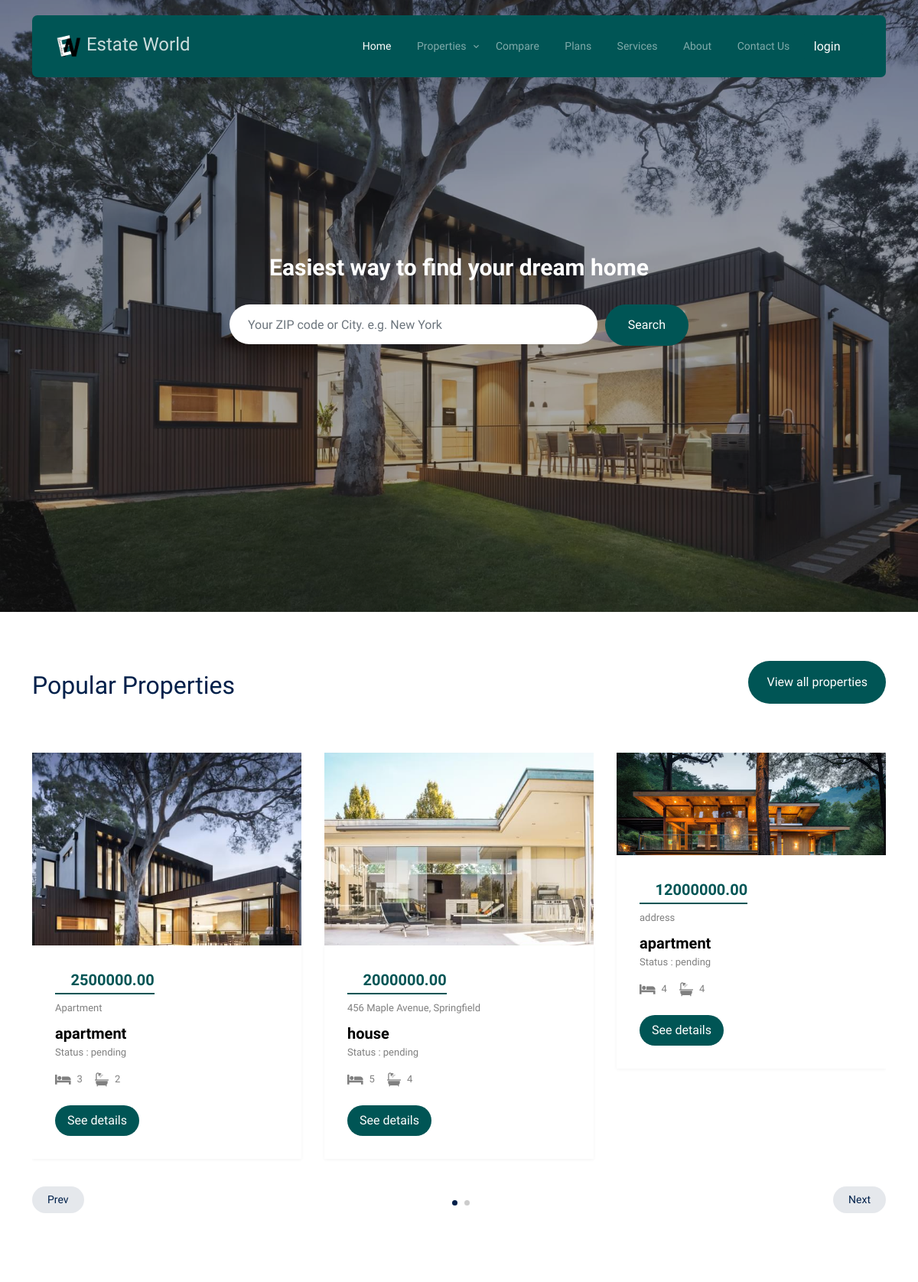
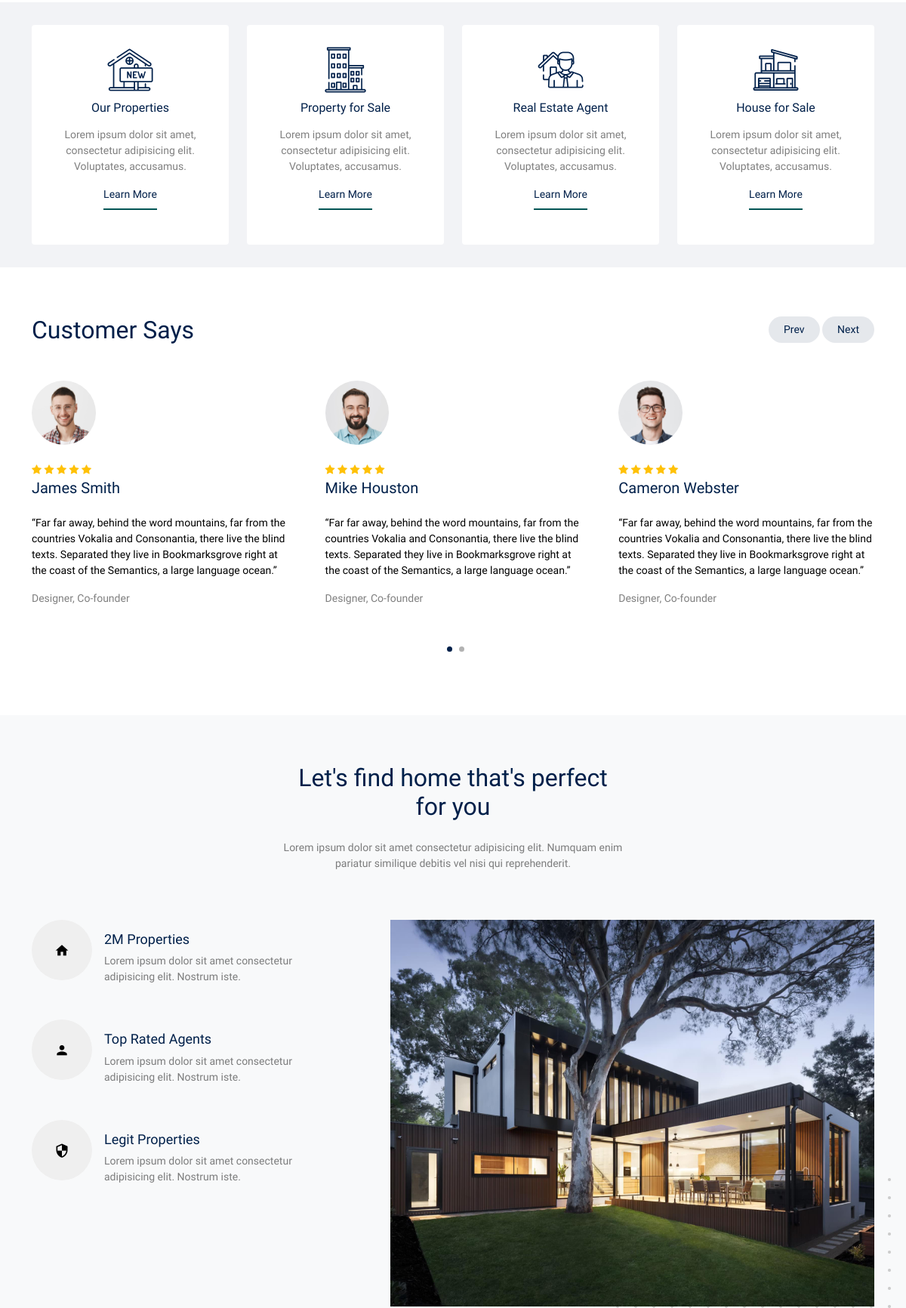
The page /user-panel/main-php/index.php (upper part) on the database its author committed (2 pictures, top to bottom).
### tables this page shows
CREATE TABLE `tbl_property_images` (
  `img_id` int(11) NOT NULL,
  `property_id` int(11) NOT NULL,
  `image_name` varchar(255) NOT NULL
);

CREATE TABLE `tbl_property_listing` (
  `p_id` int(11) NOT NULL,
  `c_id` int(11) DEFAULT NULL,
  `listingFor` varchar(20) NOT NULL,
  `propertyType` varchar(20) NOT NULL,
  `address` varchar(255) NOT NULL,
  `size` int(11) NOT NULL,
  `bedrooms` int(11) NOT NULL,
  `bathrooms` int(11) NOT NULL,
  `yearBuilt` int(11) NOT NULL,
  `furnishing` varchar(20) NOT NULL,
  `availableFrom` date NOT NULL,
  `price` decimal(10,2) NOT NULL,
  `additionalCosts` varchar(255) DEFAULT NULL,
  `interiorFeatures` text DEFAULT NULL,
  `exteriorFeatures` text DEFAULT NULL,
  `specialFeatures` text DEFAULT NULL,
  `nearbyAmenities` text DEFAULT NULL,
  `accessibility` text DEFAULT NULL,
  `description` text NOT NULL,
  `contactName` varchar(255) NOT NULL,
  `contactNumber` varchar(20) NOT NULL,
  `contactEmail` varchar(255) NOT NULL,
  `req_status` varchar(20) DEFAULT 'pending',
  `createdAt` timestamp NOT NULL DEFAULT current_timestamp(),
  `updatedAt` timestamp NOT NULL DEFAULT current_timestamp() ON UPDATE current_timestamp()
);

### function/function.php (called while the page is built, shortened)
<?php
function fetchData($conn, $tableName, $columns = '*', $where = '', $values = [])
{
    $sql = "SELECT $columns FROM $tableName";
    if ($where != '') {
        $sql .= " WHERE $where";
    }
    $stmt = $conn->prepare($sql);
    if (!empty($values)) {
        $types = '';
        foreach ($values as $value) {
            if (is_int($value)) {
                $types .= 'i';
            } elseif (is_float($value)) {
                $types .= 'd';
            } elseif (is_string($value)) {
                $types .= 's';
            } else {
                $types .= 'b';
            }
        }
        $stmt->bind_param($types, ...$values);
    }
    if ($stmt->execute()) {
        $result = $stmt->get_result();
        $data = [];
        while ($row = $result->fetch_assoc()) {
            $data[] = $row;
        }
    } else {
        die("Execute failed: " . $stmt->error);
    }
    return $data;
}
?>

### globalvar/globalvariable.php (called while the page is built, shortened)
<?php
$upanToUploads = "../../uploads/";
$propImagesToUpan = $upanToUploads . "property_images/";

### user-panel/main-php/index.php (the view, shortened to what this page needs)
<?php include '../../globalvar/globalvariable.php'; ?>
<?php include $connToPan . 'config.php'; ?>
<?php include $mphpToInc . 'header.php'; ?>
<?php include $funToPan . 'function.php'; ?>
<?php include $mphpToInc . 'navbar.php'; ?>
<div class="hero">
  <div class="container">
    <div class="row justify-content-center align-items-center">
      <div class="col-lg-9 text-center">
        <h1 class="heading" data-aos="fade-up">
          Easiest way to find your dream home
        </h1>
        <form action="#" class="narrow-w form-search d-flex align-items-stretch mb-3" data-aos="fade-up"
          data-aos-delay="200">
          <input type="text" class="form-control px-4" placeholder="Your ZIP code or City. e.g. New York"
            name="searchBar" />
          <button type="submit" class="btn btn-primary">Search</button>
        </form>
      </div>
    </div>
  </div>
</div>
<div class="section">
  <div class="container">
    <div class="row mb-5 align-items-center">
      <div class="col-lg-6">
        <h2 class="font-weight-bold text-primary heading">
          Popular Properties
        </h2>
      </div>
      <div class="col-lg-6 text-lg-end">
        <p>
          <a href="#" target="_blank" class="btn btn-primary text-white py-3 px-4">View all properties</a>
        </p>
      </div>
    </div>
    <div class="row">
      <div class="col-12">
        <div class="property-slider-wrap">
          <div class="property-slider">
            <?php
            $data = fetchData($conn, 'tbl_property_listing', '*');
            foreach ($data as $row) {
              $p_id = $row['p_id'];
              ?>
              <div class="property-item">
                <a href="property-single.php" class="img">
                  <?php
                  $where2 = 'property_id = ?';
                  $values2 = [$p_id];
                  $data2 = fetchData($conn, 'tbl_property_images', '*', $where2, $values2);
                  $count = 0;
                  foreach ($data2 as $row2) {
                    $count++;
                    if ($count > 1) {
                      break;
                    } else {
                      ?>
                      <img src="<?php echo $propImagesToUpan . $row2['image_name']; ?>" alt="Image" class="img-fluid" />
                      <?php
                    }
                  }
                  ?>
                </a>
                <div class="property-content">
                  <div class="price mb-2"><span><i class="fa-solid fa-indian-rupee-sign fa-bounce"></i>
                      <?php echo $row['price']; ?></span></div>
                  <div>
                    <span class="d-block mb-2 text-black-50"><?php echo $row['address']; ?></span>
                    <span class="city d-block"><?php echo $row['propertyType']; ?></span>
                    <span class="d-block mb-3"> Status : <?php echo $row['req_status']; ?></span>
                    <div class="specs d-flex mb-4">
                      <span class="d-block d-flex align-items-center me-3">
                        <span class="icon-bed me-2"></span>
                        <span class="caption"><?php echo $row['bedrooms']; ?></span>
                      </span>
                      <span class="d-block d-flex align-items-center">
                        <span class="icon-bath me-2"></span>
                        <span class="caption"><?php echo $row['bathrooms']; ?></span>
                      </span>
                    </div>
                    <a href="property-single.php?p_id=<?php echo $p_id; ?>" class="btn btn-primary py-2 px-3"
                      title="See the Details of the Property">See
                      details</a>
                  </div>
                </div>
              </div>
            <?php } ?>
          </div>
          <div id="property-nav" class="controls" tabindex="0" aria-label="Carousel Navigation">
            <span class="prev" data-controls="prev" aria-controls="property" tabindex="-1">Prev</span>
            <span class="next" data-controls="next" aria-controls="property" tabindex="-1">Next</span>
          </div>
        </div>
      </div>
    </div>
  </div>
</div>
<section class="features-1">
  <div class="container">
    <div class="row">
      <div class="col-6 col-lg-3" data-aos="fade-up" data-aos-delay="300">
        <div class="box-feature">
          <span class="flaticon-house"></span>
          <h3 class="mb-3">Our Properties</h3>
          <p>
            Lorem ipsum dolor sit amet, consectetur adipisicing elit.
            Voluptates, accusamus.
          </p>
          <p><a href="#" class="learn-more">Learn More</a></p>
        </div>
      </div>
      <div class="col-6 col-lg-3" data-aos="fade-up" data-aos-delay="500">
        <div class="box-feature">
          <span class="flaticon-building"></span>
          <h3 class="mb-3">Property for Sale</h3>
          <p>
            Lorem ipsum dolor sit amet, consectetur adipisicing elit.
            Voluptates, accusamus.
          </p>
          <p><a href="#" class="learn-more">Learn More</a></p>
        </div>
      </div>
      <div class="col-6 col-lg-3" data-aos="fade-up" data-aos-delay="400">
        <div class="box-feature">
          <span class="flaticon-house-3"></span>
          <h3 class="mb-3">Real Estate Agent</h3>
          <p>
            Lorem ipsum dolor sit amet, consectetur adipisicing elit.
            Voluptates, accusamus.
          </p>
          <p><a href="#" class="learn-more">Learn More</a></p>
        </div>
      </div>
      <div class="col-6 col-lg-3" data-aos="fade-up" data-aos-delay="600">
        <div class="box-feature">
          <span class="flaticon-house-1"></span>
          <h3 class="mb-3">House for Sale</h3>
          <p>
            Lorem ipsum dolor sit amet, consectetur adipisicing elit.
            Voluptates, accusamus.
          </p>
          <p><a href="#" class="learn-more">Learn More</a></p>
        </div>
      </div>
    </div>
  </div>
</section>
<div class="section sec-testimonials">
  <div class="container">
    <div class="row mb-5 align-items-center">
      <div class="col-md-6">
        <h2 class="font-weight-bold heading text-primary mb-4 mb-md-0">
          Customer Says
        </h2>
      </div>
      <div class="col-md-6 text-md-end">
        <div id="testimonial-nav">
          <span class="prev" data-controls="prev">Prev</span>
          <span class="next" data-controls="next">Next</span>
        </div>
      </div>
    </div>
    <div class="testimonial-slider-wrap">
      <div class="testimonial-slider">
        <div class="item">
          <div class="testimonial">
            <img src="../images/person_1-min.jpg" alt="Image" class="img-fluid rounded-circle w-25 mb-4" />
            <div class="rate">
              <span class="icon-star text-warning"></span>
              <span class="icon-star text-warning"></span>
              <span class="icon-star text-warning"></span>
              <span class="icon-star text-warning"></span>
              <span class="icon-star text-warning"></span>
            </div>
            <h3 class="h5 text-primary mb-4">James Smith</h3>
            <blockquote>
              <p>
                &ldquo;Far far away, behind the word mountains, far from the
                countries Vokalia and Consonantia, there live the blind
                texts. Separated they live in Bookmarksgrove right at the
                coast of the Semantics, a large language ocean.&rdquo;
              </p>
            </blockquote>
            <p class="text-black-50">Designer, Co-founder</p>
          </div>
        </div>
        <div class="item">
          <div class="testimonial">
            <img src="../images/person_2-min.jpg" alt="Image" class="img-fluid rounded-circle w-25 mb-4" />
            <div class="rate">
              <span class="icon-star text-warning"></span>
              <span class="icon-star text-warning"></span>
              <span class="icon-star text-warning"></span>
              <span class="icon-star text-warning"></span>
              <span class="icon-star text-warning"></span>
            </div>
            <h3 class="h5 text-primary mb-4">Mike Houston</h3>
            <blockquote>
              <p>
                &ldquo;Far far away, behind the word mountains, far from the
                countries Vokalia and Consonantia, there live the blind
                texts. Separated they live in Bookmarksgrove right at the
                coast of the Semantics, a large language ocean.&rdquo;
              </p>
            </blockquote>
            <p class="text-black-50">Designer, Co-founder</p>
          </div>
        </div>
        <div class="item">
          <div class="testimonial">
            <img src="../images/person_3-min.jpg" alt="Image" class="img-fluid rounded-circle w-25 mb-4" />
            <div class="rate">
              <span class="icon-star text-warning"></span>
              <span class="icon-star text-warning"></span>
              <span class="icon-star text-warning"></span>
              <span class="icon-star text-warning"></span>
              <span class="icon-star text-warning"></span>
            </div>
            <h3 class="h5 text-primary mb-4">Cameron Webster</h3>
            <blockquote>
              <p>
                &ldquo;Far far away, behind the word mountains, far from the
                countries Vokalia and Consonantia, there live the blind
                texts. Separated they live in Bookmarksgrove right at the
                coast of the Semantics, a large language ocean.&rdquo;
              </p>
            </blockquote>
            <p class="text-black-50">Designer, Co-founder</p>
          </div>
        </div>
      </div>
    </div>
  </div>
</div>
<div class="section section-4 bg-light">
  <div class="container">
    <div class="row justify-content-center text-center mb-5">
      <div class="col-lg-5">
        <h2 class="font-weight-bold heading text-primary mb-4">
          Let's find home that's perfect for you
        </h2>
        <p class="text-black-50">
          Lorem ipsum dolor sit amet consectetur adipisicing elit. Numquam
          enim pariatur similique debitis vel nisi qui reprehenderit.
        </p>
      </div>
    </div>
    <div class="row justify-content-between mb-5">
      <div class="col-lg-7 mb-5 mb-lg-0 order-lg-2">
        <div class="img-about dots">
          <img src="../images/hero_bg_3.jpg" alt="Image" class="img-fluid" />
        </div>
      </div>
      <div class="col-lg-4">
        <div class="d-flex feature-h">
          <span class="wrap-icon me-3">
            <span class="icon-home2"></span>
          </span>
          <div class="feature-text">
            <h3 class="heading">2M Properties</h3>
            <p class="text-black-50">
              Lorem ipsum dolor sit amet consectetur adipisicing elit.
              Nostrum iste.
            </p>
          </div>
        </div>
        <div class="d-flex feature-h">
          <span class="wrap-icon me-3">
            <span class="icon-person"></span>
          </span>
          <div class="feature-text">
            <h3 class="heading">Top Rated Agents</h3>
            <p class="text-black-50">
              Lorem ipsum dolor sit amet consectetur adipisicing elit.
              Nostrum iste.
            </p>
          </div>
        </div>
        <div class="d-flex feature-h">
          <span class="wrap-icon me-3">
            <span class="icon-security"></span>
          </span>
          <div class="feature-text">
            <h3 class="heading">Legit Properties</h3>
            <p class="text-black-50">
              Lorem ipsum dolor sit amet consectetur adipisicing elit.
              Nostrum iste.
            </p>
          </div>
        </div>
      </div>
    </div>
  </div>
</div>
<?php include $mphpToInc . 'endlinks.php'; ?>

### user-panel/css/tiny-slider.css (style rules this page uses)
.tns-slider { -webkit-transition:all 0s;-moz-transition:all 0s;transition:all 0s }
.tns-slider>.tns-item { -webkit-box-sizing:border-box;-moz-box-sizing:border-box;box-sizing:border-box }
.tns-horizontal.tns-subpixel { white-space:nowrap }
.tns-horizontal.tns-subpixel>.tns-item { display:inline-block;vertical-align:top;white-space:normal }

### rows shown on the page
tbl_property_listing: price "2500000.00", address "Apartment", propertyType "apartment", req_status "pending", bedrooms "3", bathrooms "2"
tbl_property_images: image_name (picture)
tbl_property_listing: price "2000000.00", address "456 Maple Avenue, Springfield", propertyType "house", req_status "pending", bedrooms "5", bathrooms "4"
tbl_property_images: image_name (picture)
tbl_property_listing: price "12000000.00", address "address", propertyType "apartment", req_status "pending", bedrooms "4", bathrooms "4"
tbl_property_images: image_name (picture)
